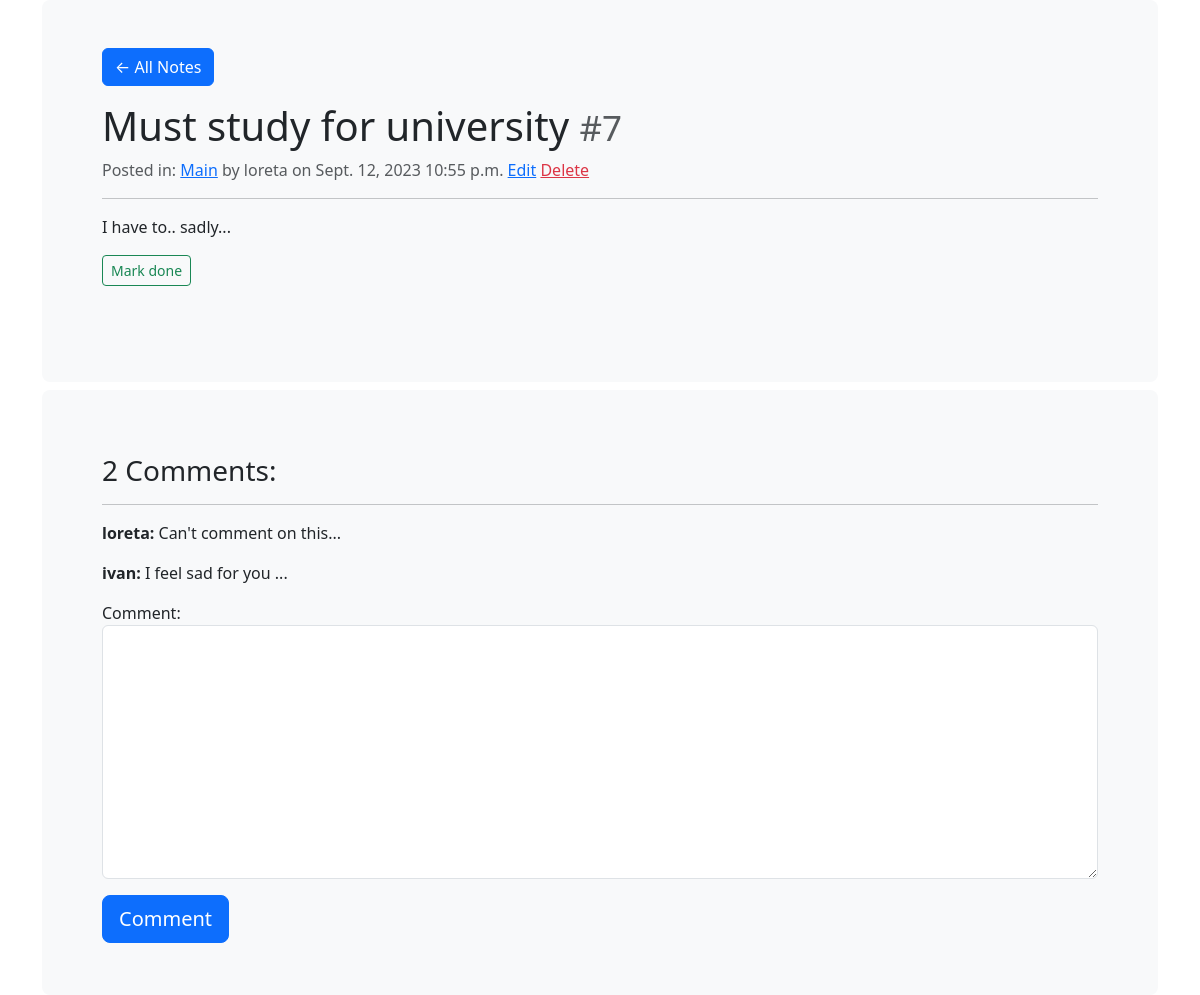
The page /my_notes/note/7 (signed in) on the database its author committed.
### notes_app/models.py (models this page shows, shortened)
class Notes(models.Model):
    category = models.ForeignKey(Categories, on_delete=models.CASCADE, null=True)
    title = models.CharField(max_length=255)
    note = models.TextField()
    date = models.DateField(auto_now_add=True)
    time = models.TimeField(auto_now_add=True)
    done = models.BooleanField(default=False)
    posted_by = models.ForeignKey(User, on_delete=models.CASCADE, null=True)

class Categories(models.Model):
    name = models.CharField(max_length=125)
    description = models.CharField(max_length=255)
    def __str__(self):
        return self.name

class Comments(models.Model):
    comment_id = models.ForeignKey(Notes, on_delete=models.CASCADE, null=True)
    comment = models.TextField()
    posted_by = models.ForeignKey(User, on_delete=models.CASCADE, null=True)

### notes_app/views.py (the view)
# urls.py: path('my_notes/note/<int:note_id>', views.single_note, name='note'),
@login_required()
def single_note(request, note_id):
    note = get_object_or_404(Notes, id=note_id)
    all_comments = Comments.objects.filter(comment_id=note)
    comment = add_comment(request, note)
    if request.method == 'POST':
        return redirect('notes_app:note', note_id=note_id)
    context = {
        'note': note,
        'all_comments': all_comments,
        'comment_form': comment,
    }
    return render(request, 'notes_app/single_note.html', context)

### notes_app/forms.py
class CommentForm(ModelForm):
    class Meta:
        model = Comments
        fields = ['comment']

### notes_app/templatetags/templ_tags.py (called while the page is built)
@register.filter(name='replace_tag')
def replace_tag(value, arg):
    return value.replace(arg, '')

### notes_app/views.py (called while the page is built)
@login_required()
def add_comment(request, note):
    comment = CommentForm(request.POST or None)
    if comment.is_valid():
        comment_instance = comment.save(commit=False)
        comment_instance.comment_id = note
        comment_instance.posted_by = request.user
        comment_instance.save()
    return comment

### templates/notes_app/single_note.html (shortened to what this page needs)
{% extends 'base.html' %}
{% load templ_tags %}
{% block content %}
<div class="p-5 pt-0 mb-2 bg-body-tertiary rounded-3" bis_skin_checked="1">
    <div class="container-fluid py-5" bis_skin_checked="1">
        <a href="{% url 'notes_app:index' %}" class="btn btn-primary mb-3">← All Notes</a>
        <h1>{{ note.title|replace_tag:'shit' }} <small class="text-muted">#{{ note.id }}</small>
        </h1>
        <div class="text-muted">Posted in: <a href="{% url 'notes_app:filter_notes' category=note.category %}">{{ note.category }}</a>
            by {{ note.posted_by }}
            on {{ note.date }} {{ note.time }} <a
                href="{% url 'notes_app:update_note' note_id=note.id %}">Edit</a> <a
                href="{% url 'notes_app:delete_note' note_id=note.id %}" class="text-danger">Delete</a></div>
        <hr>
        <p class="mb-3">{{ note.note }}</p>
        {% if note.done %}
        <a class="btn btn-outline-danger btn-sm" href="{% url 'notes_app:update_note_done' note_id=note.id %}">Undo</a>
        The task was done!
        {% else %}
        <a class="btn btn-outline-success btn-sm" href="{% url 'notes_app:update_note_done' note_id=note.id %}">Mark
            done</a>
        {% endif %}
    </div>
</div>
<div class="p-5 pt-3 pb-1 bg-body-tertiary bg-light rounded-3" bis_skin_checked="1">
    <div class="container-fluid py-5" bis_skin_checked="1">
        <h3>{{ all_comments|length }} Comments:</h3>
        <hr/>
        {% for comment in all_comments %}
        <p><b>{{ comment.posted_by }}:</b> {{ comment.comment }}</p>
        {% endfor %}
        <form method="POST" class="mt-1">
            {% include 'forms_template.html' with form=comment_form %}
            <input type="submit" class="btn btn-primary btn-lg" value="Comment">
        </form>
    </div>
</div>
{% endblock %}

### rows shown on the page
Notes: title "Must study for university", id "7", category "Main", posted_by "loreta", date "Sept. 12, 2023", time "10:55 p.m.", note "I have to.. sadly..."
Comments: posted_by "loreta", comment "Can't comment on this..."
Comments: posted_by "ivan", comment "I feel sad for you ..."

### other values the page prints
{{ all_comments|length }} "2"
{{ field.label_tag }} "Comment:"
